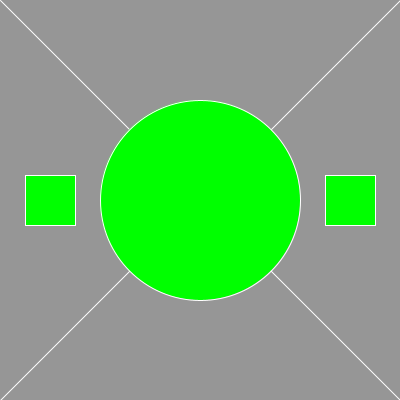
Frame 1 (no input)
Frame 60 (the mouse pressed at the canvas centre just before this capture): identical to frame 1, image omitted
Frame 120 (the mouse held since frame 60 and released just before this capture): identical to frame 1, image omitted

The Processing sketch that drew this single still picture (run headless with seeded random() and noise(); from frame 60 on, the mouse is pressed at the canvas centre):

// Processing sketch: Exercise_4_5
// ── Exercise_4_5.pde
void setup() {
  size(400,400);
}


void draw() {
  background(150); //gray background
  stroke(255); //white outline
  fill(0,255,0); //green fill color
  line(0,0,width,height); //top left line
  line(width,0,0,height); //top right line
  rectMode(CENTER); //center rectangles/squares
  ellipse(width/2,height/2,width/2,height/2); //circle in the middle or oval*
  rect(width/8,height/2,width/8,height/8); //left square
  rect(7*width/8,height/2,width/8,height/8); //right square //7* defines square location on x-axis
}
